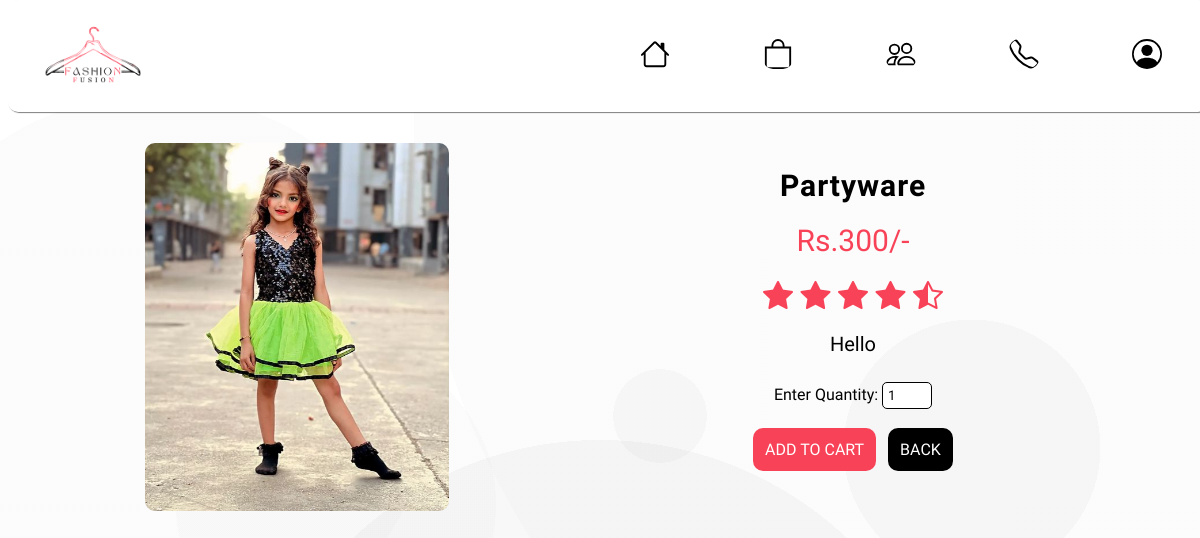
The page /productdetail.php?edit=1 on the database its author committed.
### tables this page shows
CREATE TABLE `products_kids` (
  `id` int(255) NOT NULL,
  `p_id` varchar(255) NOT NULL,
  `p_name` varchar(255) NOT NULL,
  `p_price` int(255) NOT NULL,
  `p_image` varchar(255) NOT NULL,
  `p_description` varchar(255) NOT NULL
);

### productdetail.php (the view, shortened to what this page needs)
<!DOCTYPE html>
<html lang="en">
<head>
    <link rel = "stylesheet" href = "css/productdetail.css">
    <link rel = "stylesheet" href = "css/nav.css">
</head>
<body>
<?php @include 'header.php';?>
<br><br><br><br><br>
    <div class = "main-wrapper">
        <div class = "container">
            <?php
            if(isset($_GET['edit'])){
                $edit_id = $_GET['edit'];
                $edit_query = mysqli_query($con, "SELECT * FROM `products_kids` WHERE id = $edit_id");
                if(mysqli_num_rows($edit_query) > 0){
                while($fetch_edit = mysqli_fetch_assoc($edit_query)){
            ?>
            <center>
            <form action="" method="post">
            <div class = "product-div">
                <div class = "product-div-left">
                    <div class = "img-container">
                    <img src="admin/uploaded_img/<?php echo $fetch_edit['p_image']; ?>" alt="">
                    </div>
                </div>
                <div class = "product-div-right">
                    <span class = "product-name"><?php echo $fetch_edit['p_name']; ?></span>
                    <span class = "product-price">Rs.<?php echo $fetch_edit['p_price']; ?>/-</span>
                    <span class = "product-price"><i class="bi bi-star-fill"></i>
                                                  <i class="bi bi-star-fill"></i>
                                                  <i class="bi bi-star-fill"></i>
                                                  <i class="bi bi-star-fill"></i>
                                                  <i class="bi bi-star-half"></i>
                                                </span>
                    <p class = "product-description"><?php echo $fetch_edit['p_description']; ?></p>
                    <div class = "btn-groups">
                    <label>Enter Quantity:</label>
                    <input type="number" value="1" name="product_quantity" ><br><br>
                    <input type="submit" class = "add-cart-btn" value="add to cart" name="add_to_cart">
                        <a href="kids.php"><button type = "button" class = "buy-now-btn"><i class = "fas fa-wallet"></i>BACK</button></a>
                    </div>
                </div>
            </div>
                </form>
            </center>
            <?php
            };
         };
      };
   ?>
        </div>
    </div>
</body>
</html>

### css/productdetail.css (style rules this page uses)
* { font-family: "Comfortaa", sans-serif; box-sizing: border-box; outline: none; border: none; text-decoration: none; border-radius: 10px; transition: all .2s linear; text-transform: capitalize; }
body { background-image: radial-gradient(circle at 13% 47%, rgba(140, 140, 140, 0.03) 0%, rgba(140, 140, 140, 0.03) 25%, transparent 25%, transparent 100%), radial-gradient(circle at 28% 63%, rgba(143, 143, 143, 0.03) 0%, rgba(143, 143, 143, 0.03) 16%, transparent 16%, transparent 100%), radial-gradient(circle at 81% 56%, rgba(65, 65, 65, 0.03) 0%, rgba(65, 65, 65, 0.03) 12%, transparent 12%, transparent 100%), radial-gradient(circle at 26% 48%, rgba(60, 60, 60, 0.03) 0%, rgba(60, 60, 60, 0.03) 6%, transparent 6%, transparent 100%), radial-gradient(circle at 97% 17%, rgba(150, 150, 150, 0.03) 0%, rgba(150, 150, 150, 0.03) 56%, transparent 56%, transparent 100%), radial-gradient(circle at 50% 100%, rgba(25, 25, 25, 0.03) 0%, rgba(25, 25, 25, 0.03) 36%, transparent 36%, transparent 100%), radial-gradient(circle at 55% 52%, rgba(69, 69, 69, 0.03) 0%, rgba(69, 69, 69, 0.03) 6%, transparent 6%, transparent 100%), linear-gradient(90deg, rgb(255, 255, 255), rgb(255, 255, 255)); background-attachment: fixed; }
.container { max-width: 1200px; padding: 0 1rem; margin: 0 auto; }
.product-div { margin-top: 20px; margin-right: 50px; display: grid; grid-template-columns: repeat(2, 1fr); border-radius: 3px; column-gap: 10px; }
.product-div-left { padding: 20px; }
.product-div-right { padding: 20px; }
.img-container img { width: 60%; border-radius: 10px; margin: 0 auto; }
.product-div-right span { display: block; }
.product-name { margin-top: 5%; font-size: 30px; font-weight: 700; letter-spacing: 1px; }
.product-price { margin-top: 20px; font-size: 30px; color: #f84258; }
.product-description { font-size: 20px; line-height: 1.6; margin-top: 15px; }
.btn-groups { margin-top: 22px; }
.btn-groups button, input[type=submit] { display: inline-block; font-size: 16px; font-family: inherit; text-transform: uppercase; padding: 10px 10px; color: #fff; cursor: pointer; transition: all 0.3s ease; }
.add-cart-btn { background-color: #f84258; border: 2px solid #f84258; margin-right: 8px; }
.buy-now-btn { background-color: #000; border: 2px solid #000; }

### css/nav.css (style rules this page uses)
a { text-decoration: none; }

### productdetail.php (style rules this page uses)
input[type=number] { border:1px solid #000; border-radius: 5px; width:50px; padding: 5px; }

### rows shown on the page
products_kids: p_image (picture), p_name "Partyware", p_price "300", p_description "Hello"
